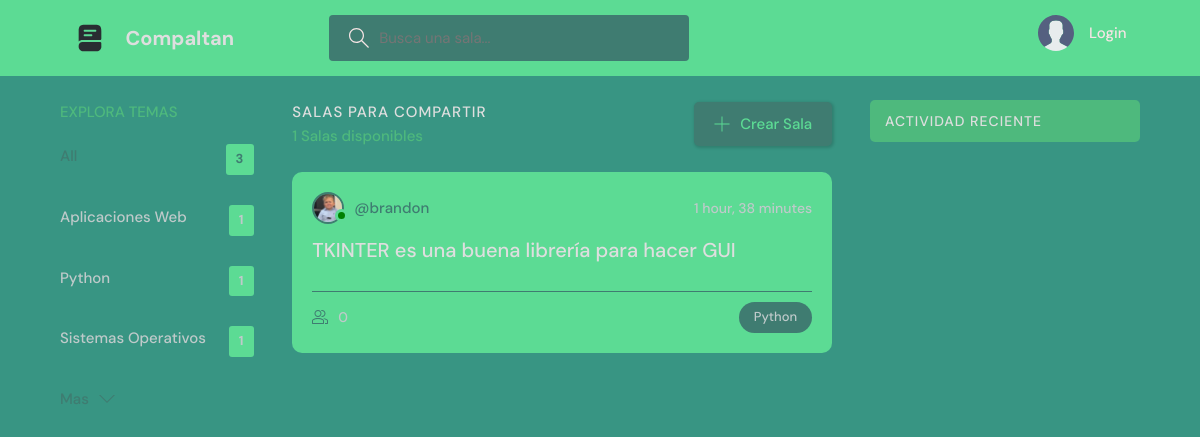
Page /?q=Python on the committed database.
### base/models.py (models this page shows, shortened)
class Tema(models.Model):
    nombre = models.CharField(max_length=200)
    def __str__(self):
        return self.nombre

class Habitacion(models.Model):
    host = models.ForeignKey(User, on_delete=models.SET_NULL, null=True)
    tema = models.ForeignKey(Tema, on_delete=models.SET_NULL, null=True)
    nombre = models.CharField(max_length=200)
    descripcion = models.TextField(null=True, blank=True)
    participantes = models.ManyToManyField(User, related_name="participantes", blank=True)
    updated = models.DateTimeField(auto_now=True)
    creado = models.DateTimeField(auto_now_add=True) #Este valor solo cambia cuando se INICIA UNA VEZ
    class Meta:
        ordering = ["-updated", "-creado"]

class User(AbstractUser):
    name = models.CharField(max_length=200,null=True)
    email = models.EmailField(unique=True, null=True)
    biografia = models.TextField(null=True)
    avatar = models.ImageField(null=True, default="avatar.svg")
    USERNAME_FIELD = "email" #sobreescribimos
    REQUIRED_FIELDS = []

### base/views.py (the view)
# urls.py: path("", views.home, name="home"),
def home(request):
    if not request.GET.get("q") == None:
        q = request.GET.get("q")
    else:
        q = ""
    temas = Tema.objects.all()
    rooms = Habitacion.objects.filter(Q(tema__nombre__icontains=q) | Q(descripcion__icontains=q) | Q(nombre__icontains=q)) # Q te permite poner varios parametros
    numero_habitaciones = len(rooms)
    mensajes_habitacion = Mensaje.objects.filter(Q(habitacion__nombre__icontains=q)).order_by("-created")
    contexto = {"rooms": rooms, "temas": temas, "numero_habitaciones": numero_habitaciones, "request": request, "mensajes_habitacion": mensajes_habitacion}
    return render(request, "home.html", contexto)

### templates/home.html (shortened to what this page needs)
{% extends "main.html" %}
{% block content %}
    <main class="layout layout--3">
      <div class="container">
        {% include "componente_tema.html" %}
        <div class="roomList">
          <div class="roomList__header">
            <div>
              <h2>SALAS PARA COMPARTIR</h2>
              <p>{{rooms.count}} Salas disponibles</p>
            </div>
            <a class="btn btn--main" href="{% url 'create-room' %}">
              <svg version="1.1" xmlns="http://www.w3.org/2000/svg" width="32" height="32" viewBox="0 0 32 32">
                <title>add</title>
                <path
                  d="M16.943 0.943h-1.885v14.115h-14.115v1.885h14.115v14.115h1.885v-14.115h14.115v-1.885h-14.115v-14.115z"
                ></path>
              </svg>
              Crear Sala
            </a>
          </div>
          {% include "componente_lista_habitaciones.html" %}
        </div>
        {% include "componente_actividad.html" %}
      </div>
    </main>
{% endblock content %}

### templates/componente_tema.html (shortened to what this page needs)
<div class="topics">
    <div class="topics__header">
      <h2>Explora temas</h2>
    </div>
    <ul class="topics__list">
      <li>
        <a href="{% url 'home' %}" class="active">All <span>{{temas.count}}</span></a>
      </li>
    {% for tema in temas %}
      <li>
        <a href=" ?q={{tema.nombre}}">{{tema}} <span>{{tema.habitacion_set.all.count}}</span></a>
      </li>
    {% endfor %}
    </ul>
    <a class="btn btn--link" href="topics.html">
      <svg version="1.1" xmlns="http://www.w3.org/2000/svg" width="32" height="32" viewBox="0 0 32 32">
        <title>chevron-down</title>
        <path d="M16 21l-13-13h-3l16 16 16-16h-3l-13 13z"></path>
      </svg>
    </a>
  </div>

### templates/componente_lista_habitaciones.html (shortened to what this page needs)
{% for room in rooms %}
<div class="roomListRoom">
    <div class="roomListRoom__header">
      <a href="{% url 'perfil-usuario' room.host.id %}" class="roomListRoom__author">
        <div class="avatar avatar--small active">
          <img src="{{room.host.avatar.url}}" />
        </div>
        <span>@{{room.host.username}}</span>
      </a>
      <div class="roomListRoom__actions">
        <span>{{room.creado|timesince}}</span>
      </div>
    </div>
    <div class="roomListRoom__content">
      <a href="{% url 'room' room.id %}">{{room.nombre}}</a>
    </div>
    <div class="roomListRoom__meta">
      <a href="{% url 'room' room.id %}" class="roomListRoom__joined">
        {{room.participantes.count}}
      </a>
      <p class="roomListRoom__topic">{{room.tema.nombre}}</p>
    </div>
  </div>
{% endfor %}

### static/styles/style.css (style rules this page uses)
:root { --color-main: #3f7c71; --color-main-light: #e1f6fb; --color-dark: #5cdb94; --color-dark-medium: #3f7c71; --color-dark-light: #4eb97d; --color-light: #dedede; --color-gray: #f6e5e5; --color-light-gray: #bfcaca; --color-bg: #389583; --color-success: green; --color-error: #fc4b0b; }
* { font-family: "DM Sans", -apple-system, BlinkMacSystemFont, "Segoe UI", Roboto, Oxygen, Ubuntu, Cantarell, "Open Sans", "Helvetica Neue", sans-serif; margin: 0; padding: 0; box-sizing: border-box; text-rendering: optimizeLegibility; font-size: inherit; }
html { font-size: 56.25%; }
@media only screen and (min-width: 1200px) { html { font-size: 62.5%; } }
body { line-height: 1.6; font-weight: 400; font-size: 1.5rem; color: var(--color-light-gray); background-color: var(--color-bg); min-height: 100vh; }
img { width: 100%; }
a { display: inline-block; color: var(--color-main); text-decoration: none; }
.container { max-width: 120rem; width: 90%; margin: auto; }
.btn { background-color: transparent; border: none; display: inline-flex; align-items: center; gap: 1rem; cursor: pointer; transition: all ease-in-out 0.3s; padding: 1rem 2rem; border-radius: 5px; box-shadow: 1px 1px 3px 1px rgba(0, 0, 0, 0.15); font-weight: 500; }
.btn--link { border-radius: 0; padding: 0; color: var(--color-main); box-shadow: none; }
.btn--main { background-color: var(--color-main); color: var(--color-dark); }
.btn > svg { fill: currentColor; width: 1.6rem; height: 1.6rem; }
.avatar { position: relative; display: inline-block; border-radius: 50%; border: 2px solid var(--color-main); }
.avatar img { display: block; border-radius: 50%; object-fit: cover; object-position: center; }
.avatar::after { content: ""; display: block; position: absolute; background-color: var(--color-gray); z-index: 111; border-radius: 50%; border: 0.3rem solid var(--color-dark); }
.avatar.active::after { background-color: var(--color-success); }
.avatar.avatar--small img { width: 2.8rem; height: 2.8rem; }
.avatar.avatar--small:after { width: 0.7rem; height: 0.7rem; bottom: 0px; right: -6px; }
.layout { margin-top: 2.4rem; }
.layout > .container { display: flex; justify-content: space-between; align-items: flex-start; }
.layout--3 > .container > div:first-child { flex-basis: 18%; max-width: 22.5rem; }
.layout--3 > .container > div:nth-child(2) { flex-basis: 50%; }
.topics__header { margin-bottom: 2rem; }
.topics__header h2 { text-transform: uppercase; font-weight: 500; color: var(--color-dark-light); }
.topics__list { list-style: none; }
.topics__list li a { display: flex; justify-content: space-between; margin-bottom: 3rem; font-weight: 500; color: var(--color-light-gray); transition: all 0.3s ease-in-out; }
.topics__list li a.active, .topics__list li a:hover { color: var(--color-main); }
.topics__list li a span { padding: 0.5rem 1rem; background-color: var(--color-dark); border-radius: 3px; font-size: 1.3rem; font-weight: 700; letter-spacing: 1px; }
.roomList__header { display: flex; justify-content: space-between; align-items: center; margin-bottom: 2.4rem; }
.roomList__header h2 { text-transform: uppercase; font-weight: 500; color: var(--color-light); letter-spacing: 1px; }
.roomList__header p { font-weight: 500; color: var(--color-dark-light); }
.roomListRoom { margin-bottom: 2.4rem; background-color: var(--color-dark); border-radius: 1rem; padding: 2rem; }
.roomListRoom__header { display: flex; justify-content: space-between; align-items: center; }
.roomListRoom__author { font-weight: 500; display: flex; align-items: center; gap: 1rem; }
.roomListRoom__actions { display: flex; align-items: flex-start; gap: 1rem; position: relative; }
.roomListRoom__actions span { font-size: 1.4rem; font-weight: 500; }
.roomListRoom__content { margin: 1rem 0; }
.roomListRoom__content a { font-size: 2rem; font-weight: 500; margin-bottom: 1.5rem; color: var(--color-light); transition: all 0.3s ease-in-out; }
.roomListRoom__meta { border-top: 1px solid var(--color-dark-medium); padding-top: 1rem; display: flex; align-items: center; justify-content: space-between; }
.roomListRoom__joined { color: var(--color-light-gray); display: flex; align-items: center; gap: 1rem; font-size: 1.4rem; font-weight: 500; }
.roomListRoom__joined svg { fill: var(--color-main); width: 1.6rem; height: 1.6rem; }
.roomListRoom__topic { padding: 5px 1.5rem; background-color: var(--color-dark-medium); border-radius: 5rem; font-weight: 500; font-size: 1.3rem; }

### rows in the picture
Tema: nombre "Aplicaciones Web", habitacion_set.all.count "1"
Tema: nombre "Python", habitacion_set.all.count "1"
Tema: nombre "Sistemas Operativos", habitacion_set.all.count "1"
Habitacion: host.avatar (picture), host.username "brandon", creado "1 hour, 38 minutes", nombre "TKINTER es una buena librería para hacer GUI", participantes.count "0", tema.nombre "Python"

### other values in the picture
{{ temas.count }} "3"
{{ rooms.count }} "1"
